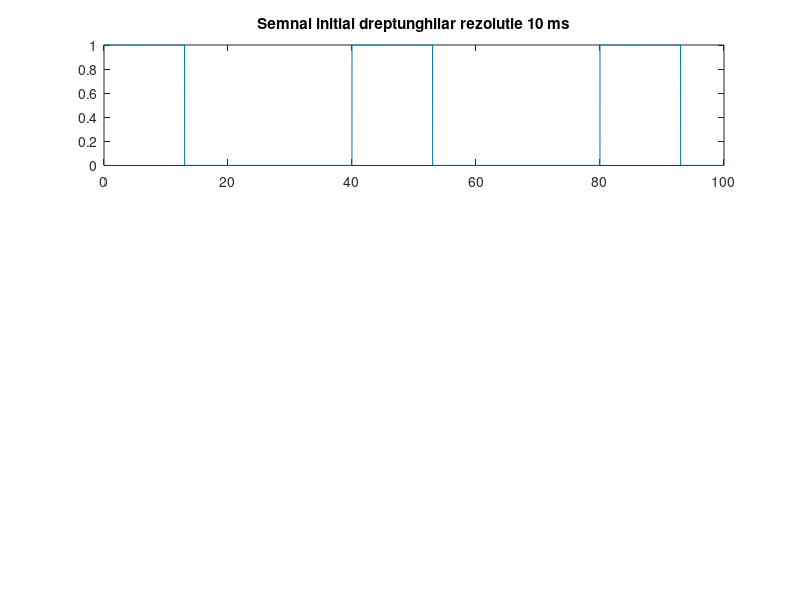

This figure's MATLAB source: (Note: this script raises an error after producing the figure.)
clear 
clc

t1=0:0.01:100;
offset = 0;
amp = 0.5;
T=40;
N=50;
freq = 1/T;
duty = 13/40*100;
w0=2*pi/T;
sq_wav= offset+amp*square(2*pi*freq.*t1,duty)+0.5;
subplot(3,1,1)
plot(t1,sq_wav)
title('Semnal initial dreptunghilar rezolutie 10 ms')


syms t;
f=heaviside(t)-heaviside(t-13);
a0_sym=1/T*int(f,t,0,T);
a0=double(a0_sym)

for n=1:N
    a_sym(n) = 2/T*int(f*cos(n*w0*t),t,0,T);
    b_sym(n) = 2/T*int(f*sin(n*w0*t),t,0,T);
    
    a(n)=double(a_sym(n));
    b(n)=double(b_sym(n));
    
    
    
end

tnum=0:0.01:100;
fnum=a0;

for n=1:N
    harmonic=a(n)*cos(n*w0*tnum)+b(n)*sin(n*w0*tnum);
    fnum=fnum+harmonic;
    subplot(3,1,2)
    
    plot(t1,sq_wav,'blue','LineWidth',2)
    title('Semnal reconstruit')
    hold on
    plot(tnum,fnum,'red')
    hold off
end




for n=1:50
        An(n) = sqrt(a(n)^2+b(n)^2);
end

A = [fliplr(An) a0 An];

k = -50:1:50;
subplot(3,1,3)
stem(k,A,'blue')
title('Spectru')
hold on
plot(k,A,'red')


% Am construit un semnal dreptunghiular cu 
% perioada 40 s si duty cycle 13/40.
% Am impartit semnalul in mai multe semnale sinusoidale.
% Am reconstruit semnalul initial adunand semnalel
% sinusoidale.
% Am creat spectrul de amplitudini.

    




